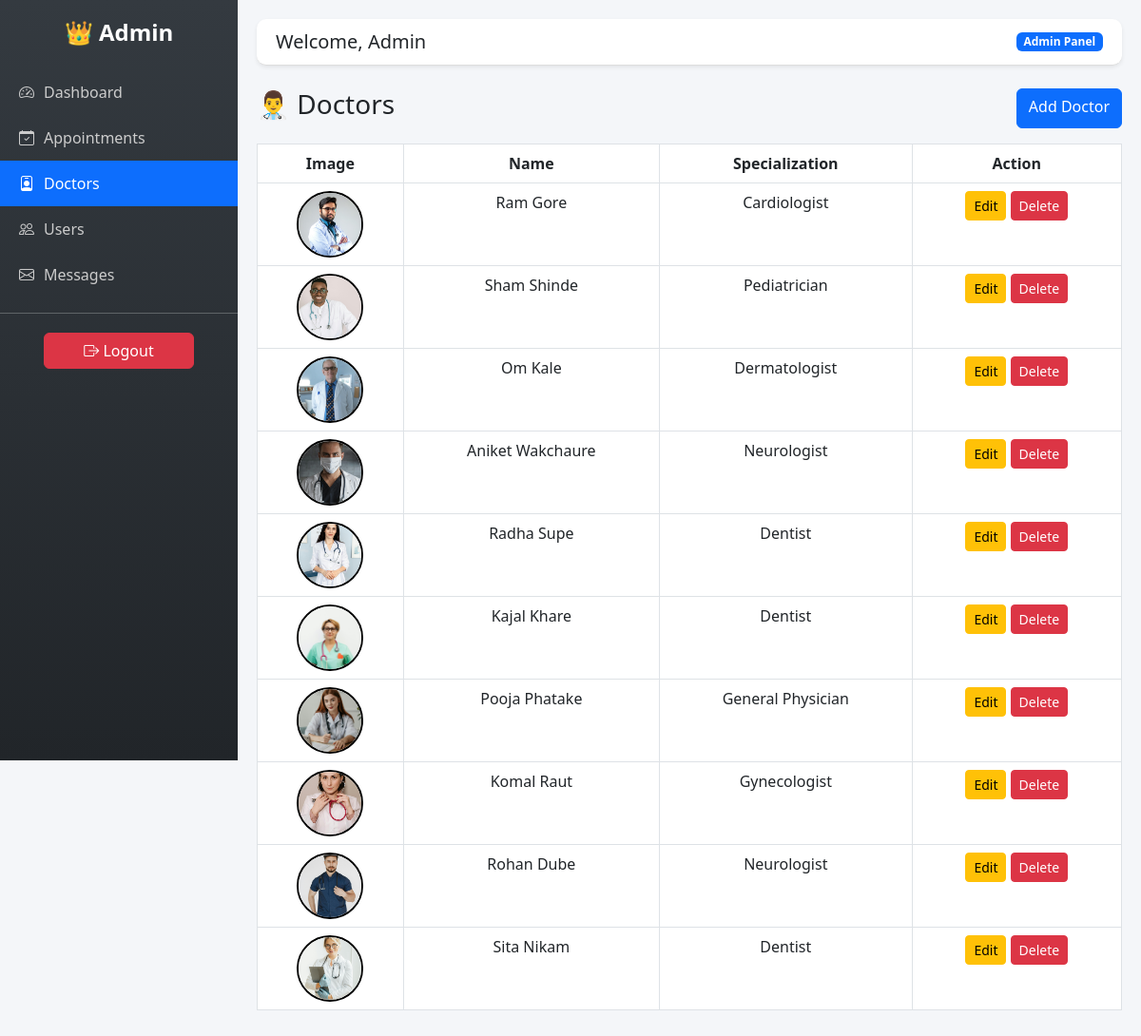
The app's page /admin-doctors/ (signed in) with its own data.
### myapp/models.py (models this page shows, shortened)
class Doctor(models.Model):
    name = models.CharField(max_length=100)
    specialization = models.CharField(max_length=100)
    image = models.ImageField(upload_to='static/doctors/')

### myapp/views.py (the view)
# urls.py: path('admin-doctors/', views.admin_doctors, name='admin_doctors'),
@login_required
def admin_doctors(request):
    if not request.user.is_superuser:
        return redirect('home')
    doctors = Doctor.objects.all()
    return render(request, 'admin_doctors.html', {'doctors': doctors})

### templates/admin_doctors.html
{% extends 'admin_base.html' %}
{% block content %}
<div class="d-flex justify-content-between mb-3">
    <h3>👨‍⚕️ Doctors</h3>
    <a href="/add-doctor/" class="btn btn-primary">Add Doctor</a>
</div>
<div class="table-responsive">
<table class="table table-bordered text-center">
    <tr>
        <th>Image</th>
        <th>Name</th>
        <th>Specialization</th>
        <th>Action</th>
    </tr>
    {% for doctor in doctors %}
    <tr>
        <td>
            {% if doctor.image %}
                <img src="{{ doctor.image.url }}" width="70" height="70" style="border-radius:50%; object-fit: cover; border: 2px solid black;">
            {% else %}
                No Image
            {% endif %}
        </td>
        <td>{{ doctor.name }}</td>
        <td>{{ doctor.specialization }}</td>
        <td>
            <a href="/edit-doctor/{{ doctor.id }}/" class="btn btn-warning btn-sm">Edit</a>
            <a href="/delete-doctor/{{ doctor.id }}/" class="btn btn-danger btn-sm">Delete</a>
        </td>
    </tr>
    {% endfor %}
</table>
</div>
{% endblock %}

### templates/admin_base.html (shortened to what this page needs)
<!DOCTYPE html>
<html>
<head>
    <link href="https://cdn.jsdelivr.net/npm/bootstrap@5.3.0/dist/css/bootstrap.min.css" rel="stylesheet">
    <link href="https://cdn.jsdelivr.net/npm/bootstrap-icons@1.11.1/font/bootstrap-icons.css" rel="stylesheet">
</head>
<body>
<div class="sidebar">
    <h4 class="text-center mb-4">👑 Admin</h4>
    <a href="/dashboard/"
   class="{% if request.path == '/dashboard/' %}active{% endif %}">
    <i class="bi bi-speedometer2"></i> Dashboard
    </a>
    <a href="/admin-appointments/"
       class="{% if request.path == '/admin-appointments/' %}active{% endif %}">
        <i class="bi bi-calendar-check"></i> Appointments
    </a>
    <a href="/admin-doctors/"
       class="{% if request.path == '/admin-doctors/' %}active{% endif %}">
        <i class="bi bi-person-badge"></i> Doctors
    </a>
    <a href="/admin-users/"
       class="{% if request.path == '/admin-users/' %}active{% endif %}">
        <i class="bi bi-people"></i> Users
    </a>
    <a href="/admin-messages/"
       class="{% if request.path == '/admin-messages/' %}active{% endif %}">
        <i class="bi bi-envelope"></i> Messages
    </a>
    <hr class="text-light">
    <form method="POST" action="{% url 'logout' %}" class="logout-btn text-center">
        <button class="btn btn-danger w-75">
            <i class="bi bi-box-arrow-right"></i> Logout
        </button>
    </form>
</div>
<div class="content">
    <div class="topbar d-flex justify-content-between align-items-center mb-4 shadow-sm">
        <h5 class="mb-0">Welcome, {{ user.username }}</h5>
        <span class="badge bg-primary">Admin Panel</span>
    </div>
    {% block content %}{% endblock %}
</div>
</body>
</html>

### templates/admin_base.html (style rules this page uses)
body { margin: 0; background: #f4f6f9; }
.sidebar { height: 100vh; width: 250px; position: fixed; background: linear-gradient(180deg, #343a40, #212529); padding-top: 20px; }
.sidebar h4 { color: #fff; font-weight: bold; }
.sidebar a { display: flex; align-items: center; gap: 10px; color: #ccc; padding: 12px 20px; text-decoration: none; transition: 0.3s; }
.sidebar a.active { background: #0d6efd; color: #fff; }
.content { margin-left: 250px; padding: 20px; }
.topbar { background: #fff; padding: 12px 20px; border-bottom: 1px solid #ddd; border-radius: 10px; }
.logout-btn { margin: 20px; }

### records on screen
Doctor: image (picture), name "Ram Gore", specialization "Cardiologist"
Doctor: image (picture), name "Sham Shinde", specialization "Pediatrician"
Doctor: image (picture), name "Om Kale", specialization "Dermatologist"
Doctor: image (picture), name "Aniket Wakchaure", specialization "Neurologist"
Doctor: image (picture), name "Radha Supe", specialization "Dentist"
Doctor: image (picture), name "Kajal Khare", specialization "Dentist"
Doctor: image (picture), name "Pooja Phatake", specialization "General Physician"
Doctor: image (picture), name "Komal Raut", specialization "Gynecologist"
Doctor: image (picture), name "Rohan Dube", specialization "Neurologist"
Doctor: image (picture), name "Sita Nikam", specialization "Dentist"

### other values on screen
{{ user.username }} "Admin"
